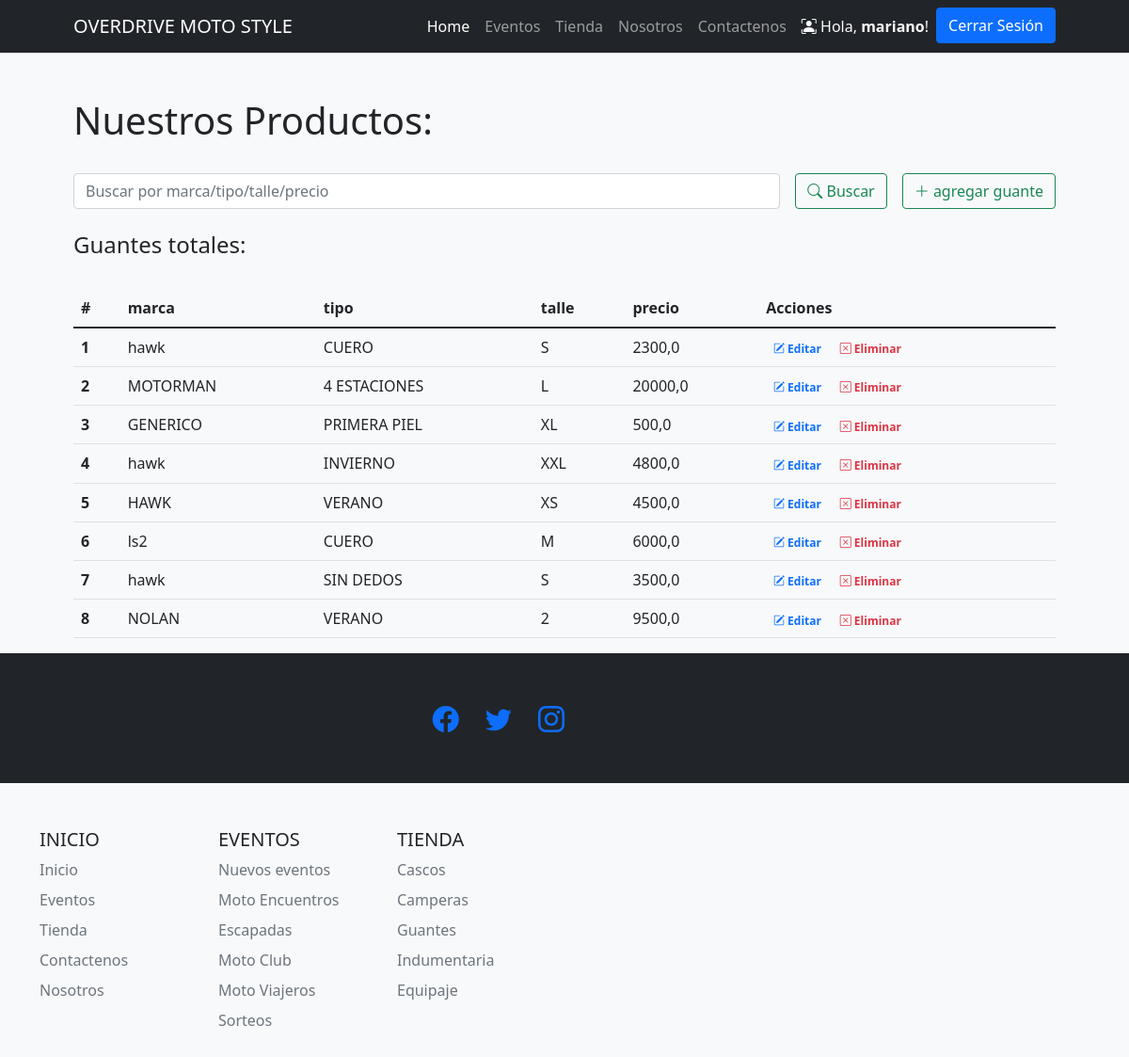
Screenshot of /tiendaapp/guantes/ (signed in) with the database file from the repository.
### tiendaapp/models.py (models this page shows)
class guante(models.Model):
    marca = models.CharField("Marca", max_length=30)
    tipo = models.CharField("Tipo", max_length=30)
    talle = models.CharField("Tipo", max_length=6)
    precio = models.FloatField ("Precio $")

### tiendaapp/views.py (the view, shortened to what this page needs)
# urls.py: path('guantes/', guantes, name = 'guantes'),
@login_required
def guantes (request):
    guantes = guante.objects.all()
    return render(request, 'tiendaapp/guantes.html', {"guantes":guantes, "search":False})

### tiendaapp/templates/tiendaapp/guantes.html (shortened to what this page needs)
{% extends 'tiendaapp/base.html' %}
{% load static %}
{% block contenidoPagina %}
<section class="bg-light py-5">
    <div class="container px-5">
        <h1>Nuestros Productos:</h1>
        <br>
        <div class="row gx-5 justify-content-center">
            <div class="col-lg-12">
                <form class="d-flex my-2 my-lg-0" action="" method="post">
                    <input class="flex-grow-0 form-control mr-sm-2" type="search" name="search" placeholder="Buscar por marca/tipo/talle/precio" aria-label="Search">
                    <button class="btn btn-outline-success text-nowrap ms-3 my-2 my-sm-0" type="submit"> <i class="bi bi-search"></i> Buscar</button>
                    {% if user.is_staff %}
                        <a class="btn btn-outline-success text-nowrap ms-3 my-2 my-sm-0" href="{% url 'crear_guante'%}"> <i class="bi bi-plus-lg"></i> agregar guante</a>
                    {% endif %}
                </form>
            </div>
        </div>
        <br>
        <h4>Guantes
            {% if search %}
                para "{{busqueda}}":
            {% else %}
                totales:
            {% endif %}
        </h4>
        <br>
        <div class="row gx-5 justify-content-center">
            <div class="col-lg-20 table-responsive">
                <table class="table table-theme">
                    <thead>
                        <tr>
                            <th scope="col">#</th>
                            <th scope="col">marca</th>
                            <th scope="col">tipo</th>
                            <th scope="col">talle</th>
                            <th scope="col">precio</th>
                            {% if user.is_staff %}
                                <th scope="col">Acciones</th>
                            {% endif %}
                        </tr>
                    </thead>
                    <tbody>
                        {% for guante in guantes %}
                            <tr>
                                <th scope="row">{{forloop.counter}}</th>
                                <td>{{guante.marca}}</td>
                                <td>{{guante.tipo}}</td>
                                <td>{{guante.talle}}</td>
                                <td>{{guante.precio}}</td>
                                <td>
                                    {% if user.is_staff %}
                                        <a href="{% url 'editar_guante' guante.id %}" class="text-primary badge badge-primary text-decoration-none"> <i class="bi bi-pencil-square"></i> Editar</a>
                                        <a href="{% url 'eliminar_guante' guante.id %}" class="text-danger badge badge-danger text-decoration-none"> <i class="bi bi-x-square"></i> Eliminar</a>
                                    {% endif %}
                                </td>
                            </tr>
                        {% endfor %}
                    </tbody>
                </table>
            </div>
        </div>
    </div>
{% endblock %}

### tiendaapp/templates/tiendaapp/base.html (shortened to what this page needs)
{% load static %}
<!DOCTYPE html>
<html lang="es-la">
    <head>
        <link rel="stylesheet" href="https://cdn.jsdelivr.net/npm/bootstrap-icons@1.8.3/font/bootstrap-icons.css">
        <link href="{% static 'css/styles.css'%}" rel="stylesheet" />
    </head>
    <body>
        <nav class="navbar navbar-expand-lg navbar-dark bg-dark">
            <div class="container px-5">
                <a class="navbar-brand" href="{% url 'index' %}">OVERDRIVE MOTO STYLE</a>
               <div class="collapse navbar-collapse" id="navbarSupportedContent">
                    <ul class="navbar-nav ms-auto mb-2 mb-lg-0">
                        <li class="nav-item"><a class="nav-link active" aria-current="page" href="{% url 'index' %}">Home</a></li>
                        <li class="nav-item"><a class="nav-link" href="{% url 'eventos' %}">Eventos</a></li>
                        <li class="nav-item"><a class="nav-link" href="{% url 'tienda' %}">Tienda</a></li>
                        <li class="nav-item"><a class="nav-link" href="{% url 'nosotros' %}">Nosotros</a></li>
                        <li class="nav-item"><a class="nav-link" href="{% url 'contacto' %}">Contactenos</a></li>
                        {% if user.is_authenticated %}
                            <li class="nav-item"><p class="text-light my-2 mx-2"><i class="bi bi-person-bounding-box"></i> Hola, <b>{{user.username}}</b>!</p></li>
                            <li class="nav-item"><a class="btn btn-primary" href="{% url 'logout' %}">Cerrar Sesión</a></li>
                        {% else %}
                            <li class="nav-item"><a class="btn btn-primary mx-2" href="{% url 'login' %}">Iniciar Sesión</a></li>
                            <li class="nav-item"><a class="btn btn-outline-primary" href="{% url 'register' %}">Registrarse</a></li>
                        {% endif %}
                    </ul>
                </div>
            </div>
        </nav>
        {% block contenidoPagina %}
        {% endblock %}
        <footer class="py-5 bg-dark">
            <div class="container px-4 px-lg-5">
                <div class="col-lg-6 h-100 text-center text-lg-end my-auto">
                    <ul class="list-inline mb-0">
                        <li class="list-inline-item me-4">
                            <a href="#!"><i class="bi-facebook fs-3"></i></a>
                        </li>
                        <li class="list-inline-item me-4">
                            <a href="#!"><i class="bi-twitter fs-3"></i></a>
                        </li>
                        <li class="list-inline-item">
                            <a href="#!"><i class="bi-instagram fs-3"></i></a>
                        </li>
                    </ul>
                </div>
        </footer>
    </body>
</html>
</html>
    </body>
        <div class="container">
            <footer class="py-5">
            <div class="row">
                <div class="col-6 col-md-2 mb-3">
                <h5>INICIO</h5>
                <ul class="nav flex-column">
                    <li class="nav-item mb-2"><a href="#" class="nav-link p-0 text-muted">Inicio</a></li>
                    <li class="nav-item mb-2"><a href="#" class="nav-link p-0 text-muted">Eventos</a></li>
                    <li class="nav-item mb-2"><a href="#" class="nav-link p-0 text-muted">Tienda</a></li>
                    <li class="nav-item mb-2"><a href="#" class="nav-link p-0 text-muted">Contactenos</a></li>
                    <li class="nav-item mb-2"><a href="#" class="nav-link p-0 text-muted">Nosotros</a></li>
                </ul>
                </div>
                <div class="col-6 col-md-2 mb-3">
                <h5>EVENTOS</h5>
                <ul class="nav flex-column">
                    <li class="nav-item mb-2"><a href="#" class="nav-link p-0 text-muted">Nuevos eventos</a></li>
                    <li class="nav-item mb-2"><a href="#" class="nav-link p-0 text-muted">Moto Encuentros</a></li>
                    <li class="nav-item mb-2"><a href="#" class="nav-link p-0 text-muted">Escapadas</a></li>
                    <li class="nav-item mb-2"><a href="#" class="nav-link p-0 text-muted">Moto Club</a></li>
                    <li class="nav-item mb-2"><a href="#" class="nav-link p-0 text-muted">Moto Viajeros</a></li>
                    <li class="nav-item mb-2"><a href="#" class="nav-link p-0 text-muted">Sorteos</a></li>
                </ul>
                </div>
                <div class="col-6 col-md-2 mb-3">
                <h5>TIENDA</h5>
                <ul class="nav flex-column">
                    <li class="nav-item mb-2"><a href="#" class="nav-link p-0 text-muted">Cascos</a></li>
                    <li class="nav-item mb-2"><a href="#" class="nav-link p-0 text-muted">Camperas</a></li>
                    <li class="nav-item mb-2"><a href="#" class="nav-link p-0 text-muted">Guantes</a></li>
                    <li class="nav-item mb-2"><a href="#" class="nav-link p-0 text-muted">Indumentaria</a></li>
                    <li class="nav-item mb-2"><a href="#" class="nav-link p-0 text-muted">Equipaje</a></li>
                </ul>
                </div>
        </div>
    </body>
</html>

### rows the page displays
guante: marca "hawk", tipo "CUERO", talle "S", precio "2300,0"
guante: marca "MOTORMAN", tipo "4 ESTACIONES", talle "L", precio "20000,0"
guante: marca "GENERICO", tipo "PRIMERA PIEL", talle "XL", precio "500,0"
guante: marca "hawk", tipo "INVIERNO", talle "XXL", precio "4800,0"
guante: marca "HAWK", tipo "VERANO", talle "XS", precio "4500,0"
guante: marca "ls2", tipo "CUERO", talle "M", precio "6000,0"
guante: marca "hawk", tipo "SIN DEDOS", talle "S", precio "3500,0"
guante: marca "NOLAN", tipo "VERANO", talle "2", precio "9500,0"

### other values shown
{{ user.username }} "mariano"
